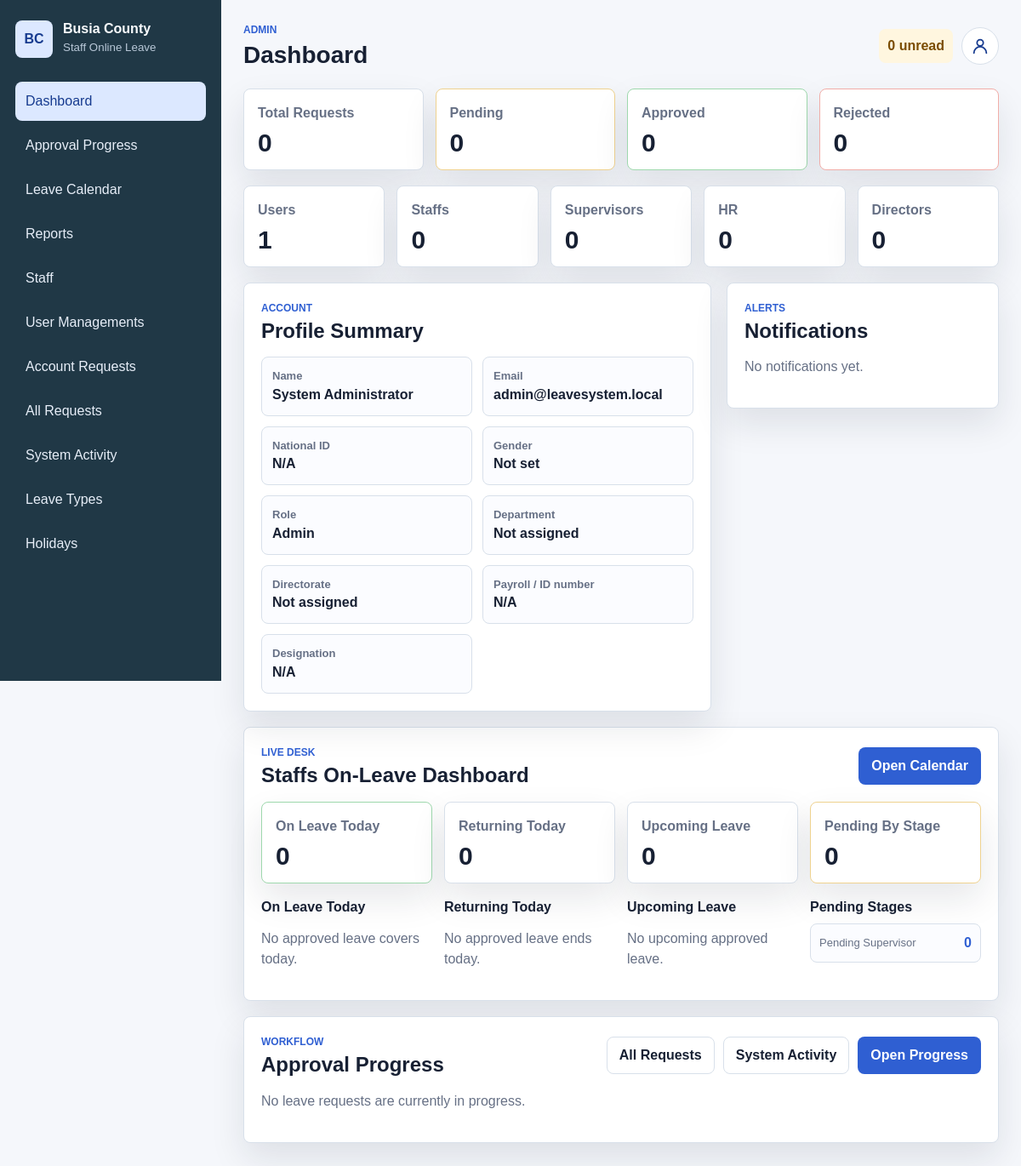
The page / (signed in) on the database its author committed.
### tables this page shows
CREATE TABLE users (
  id INT UNSIGNED AUTO_INCREMENT PRIMARY KEY,
  full_name VARCHAR(150) NOT NULL,
  email VARCHAR(150) NOT NULL UNIQUE,
  national_id VARCHAR(50) NULL UNIQUE,
  gender ENUM('male', 'female') NULL,
  password_hash VARCHAR(255) NOT NULL,
  role ENUM('admin', 'employee', 'supervisor', 'hr', 'director') NOT NULL DEFAULT 'employee',
  phone VARCHAR(30) NULL,
  profile_photo_path VARCHAR(255) NULL,
  employment_document_path VARCHAR(255) NULL,
  status ENUM('pending', 'active', 'inactive', 'rejected') NOT NULL DEFAULT 'pending',
  rejection_reason TEXT NULL,
  last_login_at DATETIME NULL,
  failed_login_attempts TINYINT UNSIGNED NOT NULL DEFAULT 0,
  locked_until DATETIME NULL,
  created_at TIMESTAMP NOT NULL DEFAULT CURRENT_TIMESTAMP,
  updated_at TIMESTAMP NULL DEFAULT NULL ON UPDATE CURRENT_TIMESTAMP
);

### views/dashboard/index.php (the view, shortened to what the rows shown need)
<?php if ($user['role'] === 'admin'): ?>
    <section class="stats-grid compact">
        <article class="stat-card">
            <span>Users</span>
            <strong><?= (int) $stats['users'] ?></strong>
        </article>
        <article class="stat-card">
            <span>Staffs</span>
            <strong><?= (int) $stats['employees'] ?></strong>
        </article>
        <article class="stat-card">
            <span>Supervisors</span>
            <strong><?= (int) $stats['supervisors'] ?></strong>
        </article>
        <article class="stat-card">
            <span>HR</span>
            <strong><?= (int) $stats['hr'] ?></strong>
        </article>
        <article class="stat-card">
            <span>Directors</span>
            <strong><?= (int) $stats['directors'] ?></strong>
        </article>
    </section>
<?php endif; ?>
<div class="two-column">
    <section class="panel">
        <div class="panel-heading">
            <div>
                <h2>Profile Summary</h2>
            </div>
        </div>
        <?php
        $isHrOffice = $user['role'] === 'hr' && (!$employee || empty($employee['department_name']));
        $directorateLabel = $isHrOffice ? 'HR Office' : ($employee['directorate_name'] ?? 'Not assigned');
        $departmentLabel = $isHrOffice ? 'Office-level account' : ($employee['department_name'] ?? 'Not assigned');
        ?>
        <div class="profile-grid">
            <div>
                <span>Name</span>
                <strong><?= e($user['full_name']) ?></strong>
            </div>
            <div>
                <span>Email</span>
                <strong><?= e($user['email']) ?></strong>
            </div>
            <div>
                <span>National ID</span>
                <strong><?= e($user['national_id'] ?? 'N/A') ?></strong>
            </div>
            <div>
                <span>Gender</span>
                <strong><?= e(gender_label($user['gender'] ?? null)) ?></strong>
            </div>
            <div>
                <span>Role</span>
                <strong><?= e(role_label($user['role'])) ?></strong>
            </div>
            <div>
                <span>Department</span>
                <strong><?= e($directorateLabel) ?></strong>
            </div>
            <div>
                <span>Directorate</span>
                <strong><?= e($departmentLabel) ?></strong>
            </div>
        </div>
    </section>
    <section class="panel">
        <div class="panel-heading">
            <div>
                <h2>Notifications</h2>
            </div>
        </div>
    </section>
</div>
<?php if (!empty($liveOverview)): ?>
    <section class="panel">
        <div class="panel-heading">
            <div>
                <h2>Staffs On-Leave Dashboard</h2>
            </div>
        </div>
    </section>
<?php endif; ?>
<?php if (in_array($user['role'], ['admin', 'supervisor'], true)): ?>
    <section class="panel">
        <div class="panel-heading">
            <div>
                <h2><?= $user['role'] === 'admin' ? 'Approval Progress' : 'Pending Approvals' ?></h2>
            </div>
        </div>
    </section>
<?php endif; ?>

### views/layouts/header.php (shortened to what the rows shown need)
<?php
$pageTitle = $title ?? app_config('name');
$authUser = auth_check() ? current_user() : null;
?>
<!doctype html>
<html lang="en">
<head>
    <link rel="stylesheet" href="<?= e(asset('css/styles.css')) ?>">
</head>
<body>
<div class="app-shell">
    <main class="main">
        <header class="topbar">
            <div class="topbar-title">
                <div>
                    <p class="eyebrow"><?= e(role_label($authUser['role'] ?? 'guest')) ?></p>
                    <h1><?= e($pageTitle) ?></h1>
                </div>
            </div>
        </header>

### rows shown on the page
users: role "ADMIN", id "1", failed_login_attempts "0", full_name "System Administrator", email "admin@leavesystem.local", national "N/A", gender "Not set", role "Admin", role "Not assigned"

### other values the page prints
$pageTitle "Dashboard"
$unreadNotifications "0"
$counts['total'] "0"
$counts['pending'] "0"
$counts['approved'] "0"
$counts['rejected'] "0"
$employee['staff_id'] "N/A"
$employee['designation'] "N/A"
count($liveOverview['on_leave']) "0"
count($liveOverview['returning_today']) "0"
count($liveOverview['upcoming']) "0"
$pendingStageTotal "0"
status_label($status) "Pending Supervisor"
$total "0"
